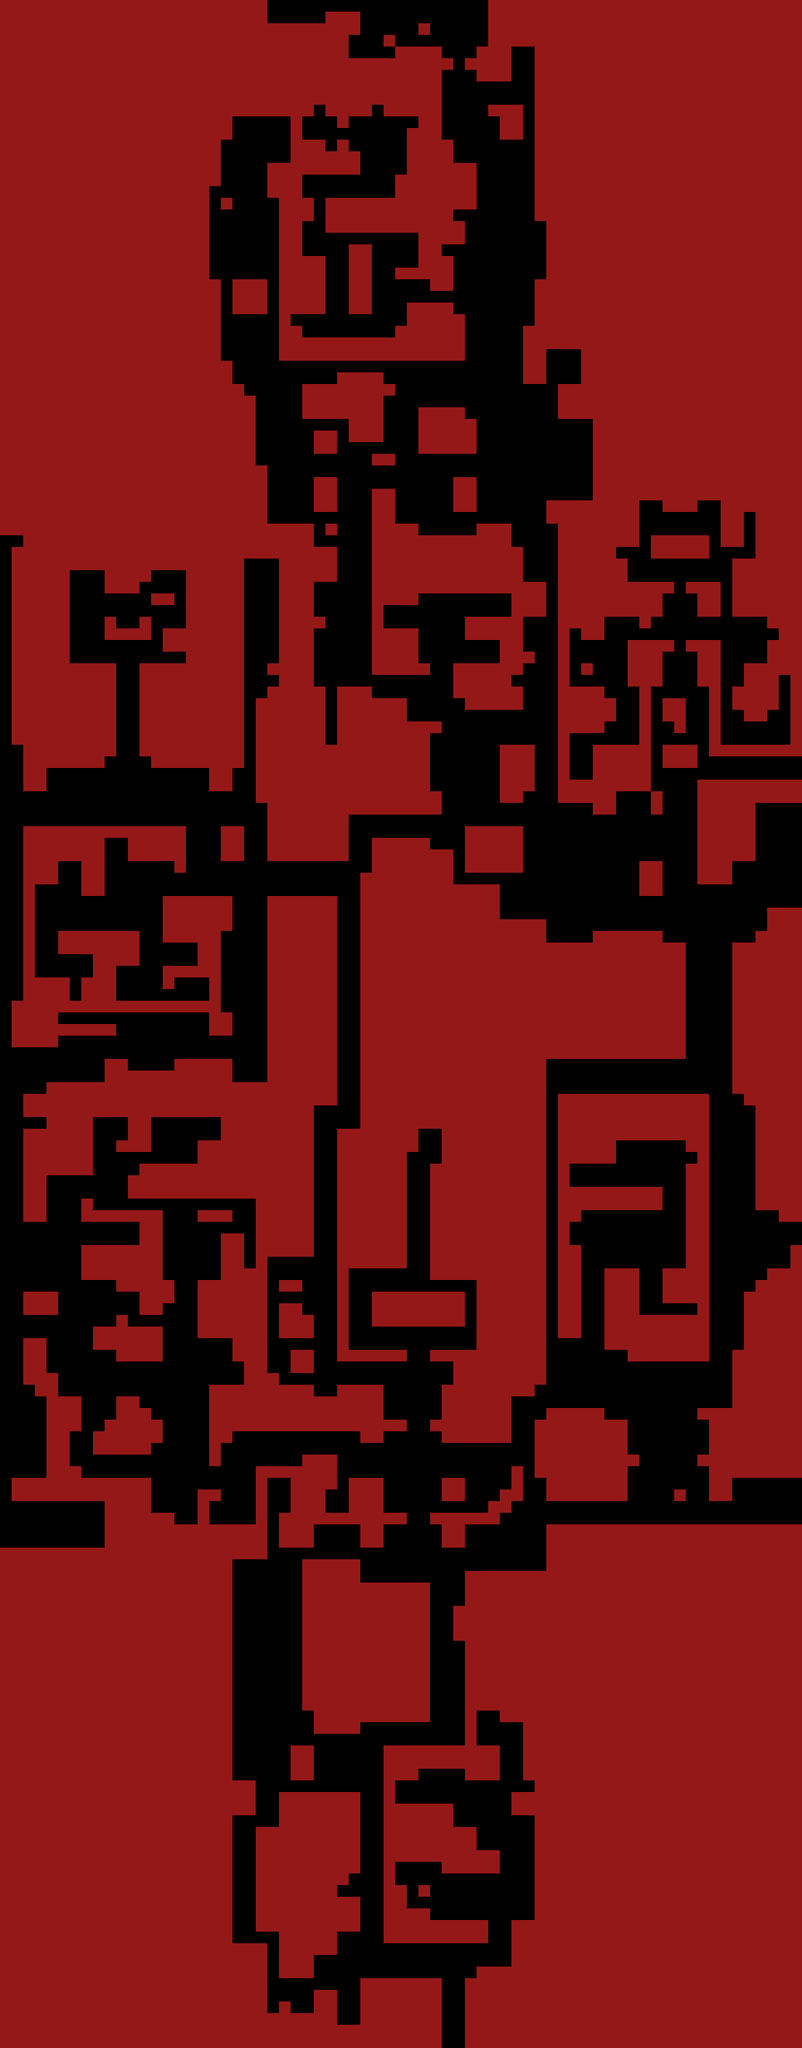

The image is a tile-based game level rendered from a .tmx file. Its description and source (layers, tilesets, objects; grid data summarised) follow:
An orthogonal 69x176 tile map with 32x32 px tiles, 1 tile layer (building) and 89 objects (workbench, bookstack, chair, computer, pepeSleep, ...).

<map version="1.10" tiledversion="1.11.0" orientation="orthogonal" renderorder="left-up" width="69" height="176" tilewidth="32" tileheight="32" infinite="0" nextlayerid="4" nextobjectid="178">
 <editorsettings>
  <export target="../../../src/json/SatoshiTotalMap.tmj" format="json" />
 </editorsettings>
 <tileset firstgid="1" name="block" tilewidth="32" tileheight="32" tilecount="1" columns="1">
  <image source="map/block.png" width="32" height="32" />
 </tileset>
 <layer id="2" name="building" width="69" height="176">
  <data>[12144 cells, 8128 non-empty, 1 distinct tile ids]</data>
 </layer>
 <objectgroup id="3" name="object">
  <object id="1" name="workbench" x="1167" y="3119" />
  <object id="2" name="bookstack" x="1039.5" y="3503" />
  <object id="3" name="chair" x="1136" y="3536" />
  <object id="4" name="computer" x="1265" y="3535.5" />
  <object id="5" name="pepeSleep" x="1008.45" y="339.591" />
  <object id="6" name="pepeEat" x="1105.5" y="398.5" />
  <object id="7" name="pepeRead" x="1105" y="399.5" />
  <object id="8" name="pepeThink" x="1105.5" y="399" />
  <object id="9" name="pepeCook" x="848" y="496.5" />
  <object id="10" name="pepeGetItem" x="847.5" y="656" />
  <object id="11" name="pepeCleanItem" x="1105" y="656" />
  <object id="12" name="popcatSleep" x="1104" y="1681" />
  <object id="13" name="popcatEat" x="1168" y="1777" />
  <object id="14" name="popcatRead" x="1169" y="1779" />
  <object id="15" name="popcatThink" x="1168.67" y="1779.33" />
  <object id="16" name="popcatCook" x="1297" y="1651" />
  <object id="17" name="popcatFish_up_1" x="912.667" y="1997.33" />
  <object id="18" name="popcatFish_right_1" x="1201.33" y="2064" />
  <object id="19" name="popcatFish_right_2" x="1202" y="2033.33" />
  <object id="20" name="popcatFish_right_3" x="1201.33" y="2096" />
  <object id="21" name="popcatFish_right_4" x="1201.33" y="2130" />
  <object id="22" name="popcatFish_right_5" x="1200.33" y="2160.88" />
  <object id="23" name="popcatFish_right_6" x="1263" y="2382" />
  <object id="24" name="popcatFish_down_1" x="1008" y="2288" />
  <object id="25" name="popcatFish_left_1" x="973" y="2513" />
  <object id="26" name="popcatFish_left_2" x="974" y="2544" />
  <object id="27" name="pepeSale" x="1134.67" y="719.333" />
  <object id="28" name="pepeBuy" x="1136" y="786" />
  <object id="34" name="popcatSale" x="847.25" y="2383.5" />
  <object id="35" name="popcatBuy" x="881" y="2384" />
  <object id="40" name="muskData_right_1" x="1232" y="4464" />
  <object id="41" name="muskData_up_1" x="916" y="4784" />
  <object id="42" name="muskData_left_1" x="1008" y="5264" />
  <object id="43" name="muskMeeting" x="1358.67" y="4720" />
  <object id="44" name="muskRead" x="1424" y="4752" />
  <object id="45" name="muskEat" x="1261.33" y="5005.33" />
  <object id="46" name="muskCook" x="1296" y="5166.67" />
  <object id="47" name="muskSleep" x="1134.67" y="4909.33" />
  <object id="48" name="muskThink" x="1390.67" y="5389.33" />
  <object id="90" name="pippinSleep" x="430" y="3086" />
  <object id="91" name="pippinCook" x="560" y="3087" />
  <object id="92" name="pippinEat" x="528" y="3186" />
  <object id="93" name="pippinThink" x="337" y="3249" />
  <object id="94" name="pippinSale" x="591" y="3312" />
  <object id="95" name="pippinMakeCoffee" x="658" y="3309" />
  <object id="99" name="pippinBuy" x="590" y="3374" />
  <object id="100" name="muskDricoffee" x="463" y="3407" />
  <object id="101" name="pepeDricoffee" x="465" y="3471" />
  <object id="102" name="popcatDricoffee" x="593" y="3438" />
  <object id="103" name="satoshiDricoffee" x="593" y="3504" />
  <object id="104" name="pippinRead" x="590.667" y="3693.33" />
  <object id="106" name="elizaDricoffee" x="464" y="3599" />
  <object id="107" name="satoshiTree" x="1233" y="3983" />
  <object id="108" name="popcatTree" x="1267.5" y="3986.5" />
  <object id="109" name="pepeTree" x="1297.5" y="3984" />
  <object id="110" name="muskTree" x="1329.5" y="3986.5" />
  <object id="111" name="pippinTree" x="1360.5" y="3985" />
  <object id="112" name="elizaTree" x="1390.5" y="3984" />
  <object id="113" name="trumpTree" x="1423.67" y="3950" />
  <object id="114" name="trumpMeeting" x="1874" y="1425.33" />
  <object id="115" name="trumpThink" x="1873.33" y="1553.33" />
  <object id="116" name="trumpSleep" x="1648.67" y="1774" />
  <object id="117" name="trumpRead" x="1617.33" y="1872.67" />
  <object id="118" name="trumpEat" x="2032.67" y="1870.67" />
  <object id="119" name="trumpCook" x="2096.67" y="1714.67" />
  <object id="120" name="trumpSpeech" x="1872" y="2034.67" />
  <object id="121" name="trumpDricoffee" x="686.667" y="3436" />
  <object id="124" name="morpheusDricoffee" x="368" y="3600" />
  <object id="125" name="morpheusTree" x="1424" y="3919.33" />
  <object id="128" name="morpheusDraw_right_1" x="240" y="3951.33" />
  <object id="129" name="morpheusDraw_up_1" x="1584" y="976" />
  <object id="130" name="morpheusDraw_down_1" x="1425" y="2511.5" />
  <object id="131" name="morpheusDraw_left_1" x="881.333" y="1649.33" />
  <object id="132" name="morpheusDraw_right_2" x="974.667" y="3058.67" />
  <object id="133" name="morpheusDraw_up_2" x="912" y="5394" />
  <object id="139" name="avaGame" x="1584" y="3216.67" />
  <object id="140" name="avaData" x="1807.33" y="3151.33" />
  <object id="141" name="avaRead" x="1871.33" y="3247.33" />
  <object id="142" name="avaCook" x="1876" y="3374" />
  <object id="143" name="avaEat" x="1870.67" y="3438.67" />
  <object id="144" name="avaSleep" x="1615" y="3343" />
  <object id="145" name="avaThink" x="1745" y="4082" />
  <object id="148" name="avaDricoffee" x="464" y="3343" />
  <object id="170" name="lunaSing" x="368" y="1714.67" />
  <object id="171" name="lunaEat" x="337.333" y="2352" />
  <object id="172" name="lunaSleep" x="174" y="2384" />
  <object id="173" name="lunaCook" x="435.333" y="2510.67" />
  <object id="174" name="lunaRead" x="335.333" y="2670.67" />
  <object id="175" name="lunaThink" x="526" y="2709.33" />
 </objectgroup>
</map>